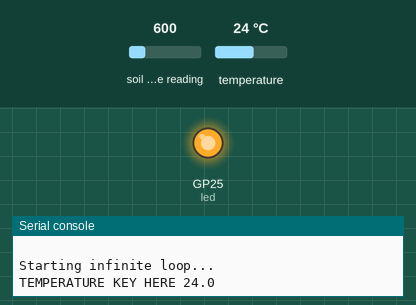
Recording of a program running on a simulated Raspberry Pi Pico running CircuitPython. Shown: output pins drawn as LEDs (lit = HIGH), the last lines printed to the serial console. The inputs (shaded band) are chosen by the test bench; at power-on: soil moisture reading 600, temperature 24 °C. No MQTT or app messages arrive unless stated; library files of the repository ran but are not shown: secrets.py.

Above: at 7.9 s.
At 10.2 s:
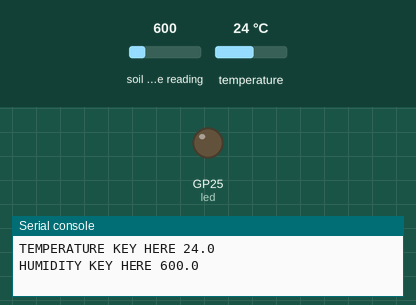
Timing chart, 0 to 12.6 s (numbered marks = the images above):
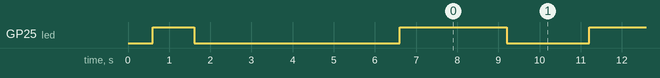

The program:

main.py
```python
import time
from secrets import secrets
import board
import busio
import digitalio
from adafruit_seesaw.seesaw import Seesaw
import ssl
import wifi
import socketpool
import microcontroller
import adafruit_requests
import adafruit_ahtx0
from adafruit_io.adafruit_io import IO_HTTP, AdafruitIO_RequestError

INTERVAL_L = 60

led = digitalio.DigitalInOut(board.LED)
led.direction = digitalio.Direction.OUTPUT # set the direction of the pin

aio_username = secrets['io_username']
aio_key = secrets['io_key']

pool = socketpool.SocketPool(wifi.radio)
requests = adafruit_requests.Session(pool, ssl.create_default_context())
# Initialize an Adafruit IO HTTP API object
io = IO_HTTP(aio_username, aio_key, requests)
print("connected to io")

try:
# get feed
    picowTemp_feed = io.get_feed("TEMPERATURE KEY HERE")
    picowHumid_feed = io.get_feed("HUMIDITY KEY HERE")
    print("connected to feeds")
except AdafruitIO_RequestError:
    print("Could not get feed from AIO") # If you get this output in your terminal one or both of the keys are wrong.

#   pack feed names into an array for the loop
feed_names = [picowTemp_feed, picowHumid_feed]

#   Tells the computer what connectors to read data from.
#   If you have changed the wiring from the ones given in the tutorial circuit schema, you will need to change scl and sda.
i2c = busio.I2C(scl=board.GP5, sda=board.GP4, frequency=400000)
ss = Seesaw(i2c, addr=0x36)
print()
print("Sensor test start")
led.value = True # turn the LED on
time.sleep(1) # wait for 1 seconds

# read moisture level through capacitive touch pad
touch = ss.moisture_read()

# read temperature from the temperature sensor
temp = ss.get_temp()

print("Temperature: " + str(temp) + " degrees Celsius, Humidity: " + str(touch))
print("Test Done.")

led.value = False # turn the LED off
time.sleep(5) # wait for 5 seconds

print()
print("Starting infinite loop...")
while True:
    try:
            #  read sensor
            data = [ss.get_temp(), ss.moisture_read()]
            #  send sensor data to respective feeds
            led.value = True
            for z in range(2):
                io.send_data(feed_names[z]["key"], data[z])
                print("%s %0.1f " % (feed_names[z]["key"], data[z]))
                time.sleep(1)
            #  print sensor data to the REPL
            print()
            led.value = False
            time.sleep(2)

    except Exception as e:
        print("Error:\n", str(e))
        #print("Resetting microcontroller in 10 seconds")
        time.sleep(10)
        #microcontroller.reset()
```

Measured:
- by itself, GP25 (led): repeats every 4.6 s: HIGH 2.6 s, LOW 2.0 s
